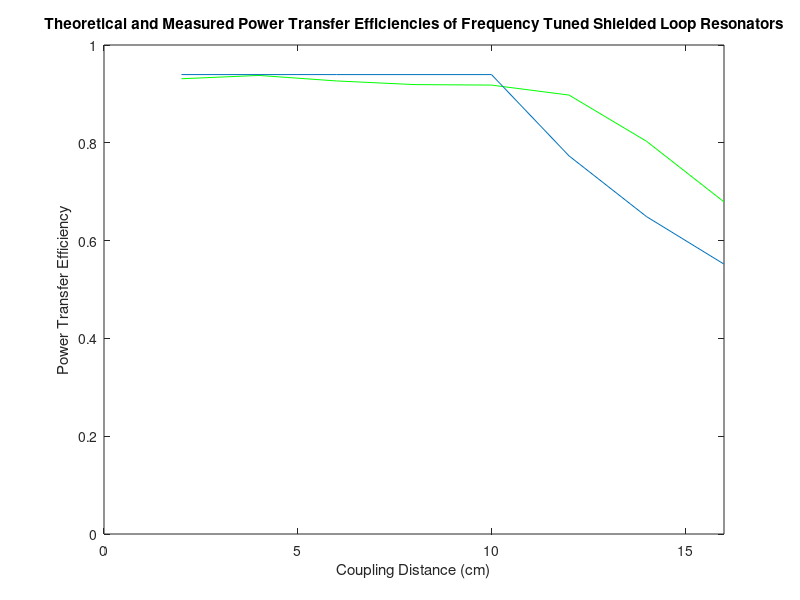

This figure's MATLAB source:
%EECS 230 Lab 6
%Questions 2.3.4 Plots
close
clear

SdB = [-0.621 -0.558 -0.663 -0.733 -0.743 -0.938 -1.904 -3.360];
etam = 10.^(SdB./20);

RL = 14.83;
w = 46.973e6;
M = [822 714 492 364 278 208 174 152]*10^(-9);
R = 0.47;
dist = [2 4 6 8 10 12 14 16];

eta_num = 4*RL^2*w^2.*M.^2;
eta_den = ((R+RL)^2+w^2.*M.^2).^2;
eta_what = eta_num./eta_den

etat = [RL^2/(R + RL)^2 RL^2/(R + RL)^2 RL^2/(R + RL)^2 RL^2/(R + RL)^2 RL^2/(R + RL)^2 0.7733 0.6491 0.5519];

plot(dist, etam, 'g')
hold
plot(dist, etat)
title('Theoretical and Measured Power Transfer Efficiencies of Frequency Tuned Shielded Loop Resonators')
xlabel('Coupling Distance (cm)')
ylabel('Power Transfer Efficiency')
axis([0 16 0 1])